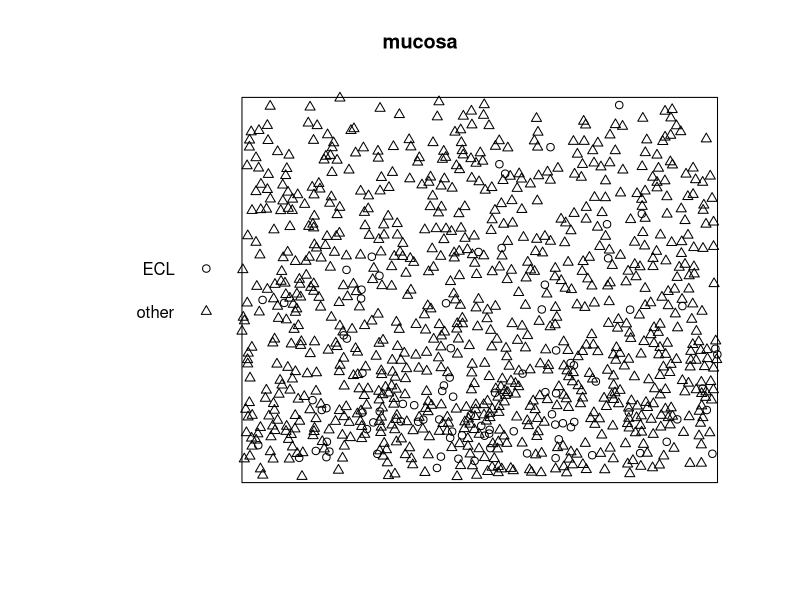
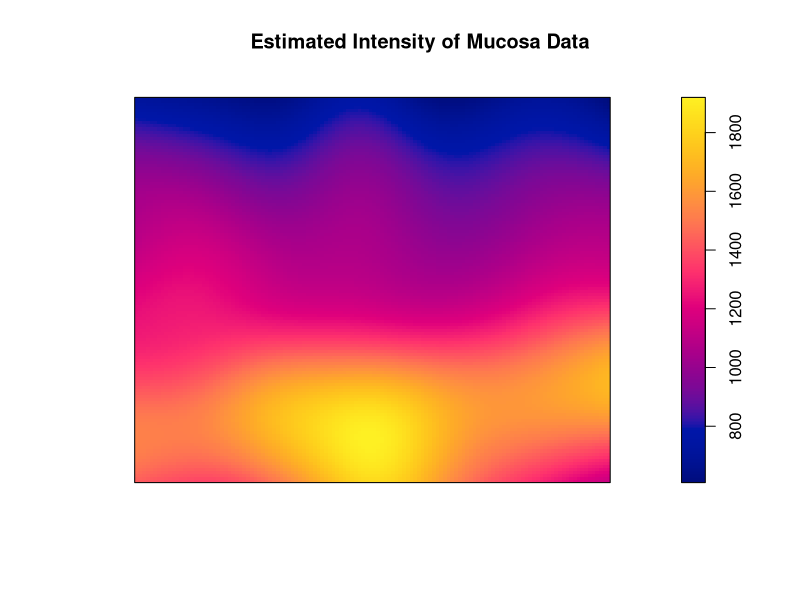
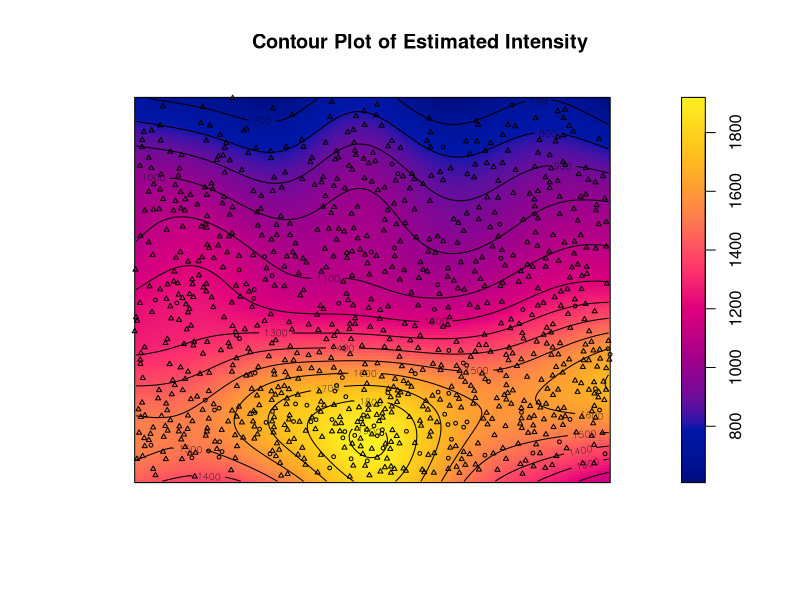
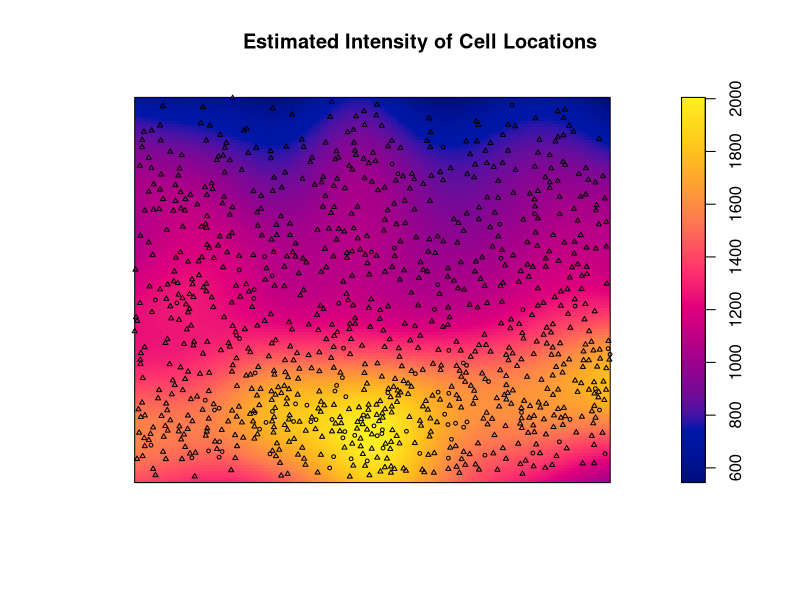
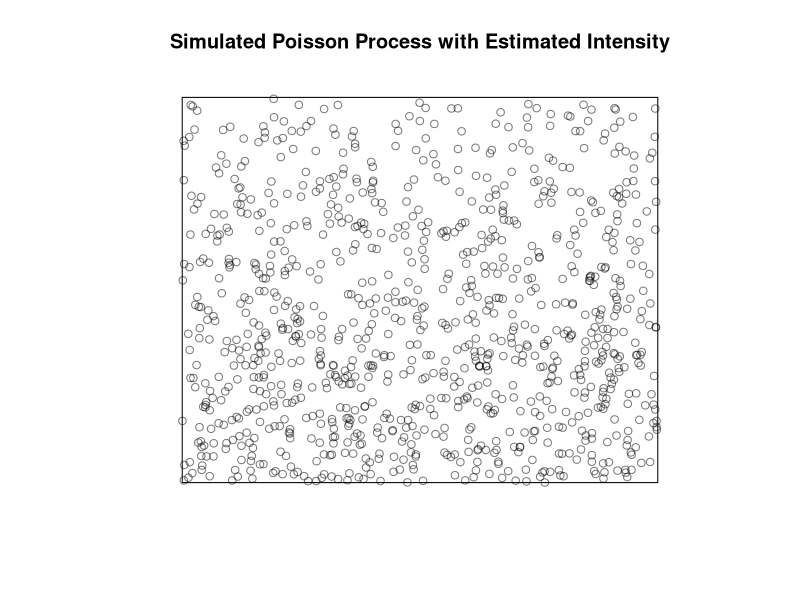
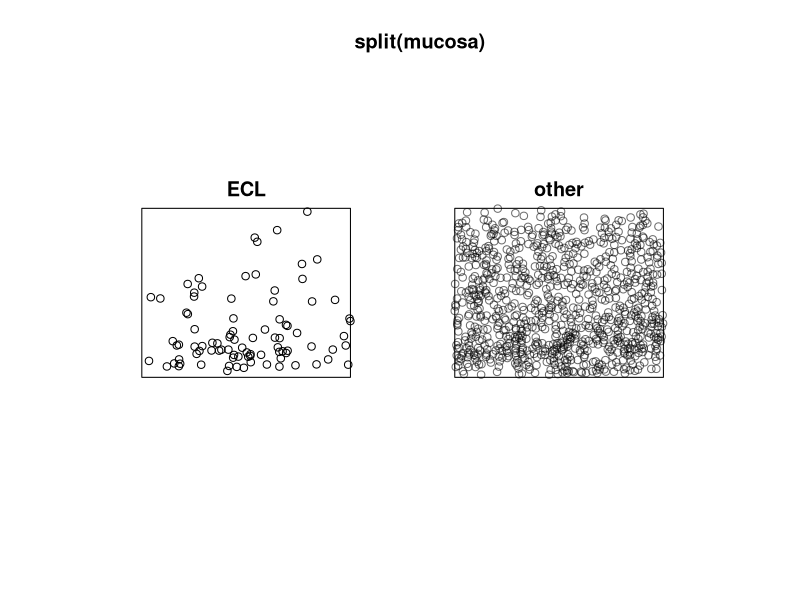
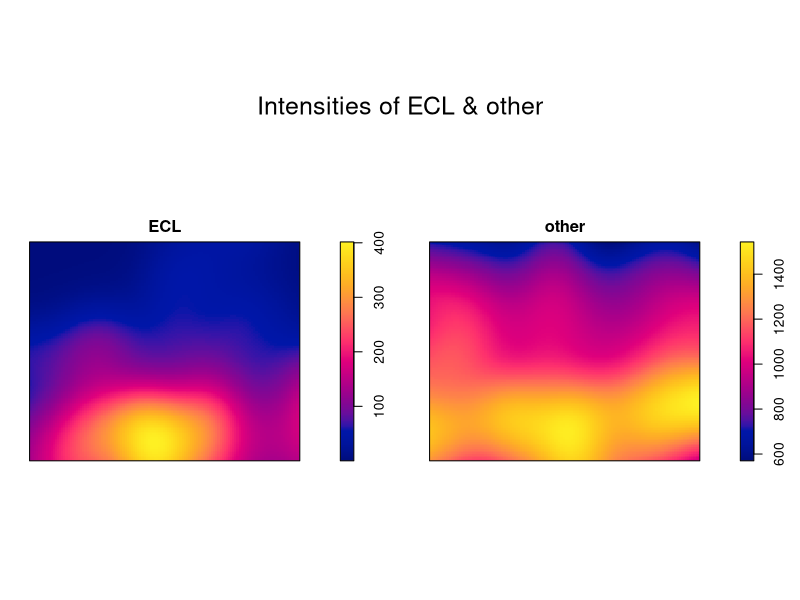
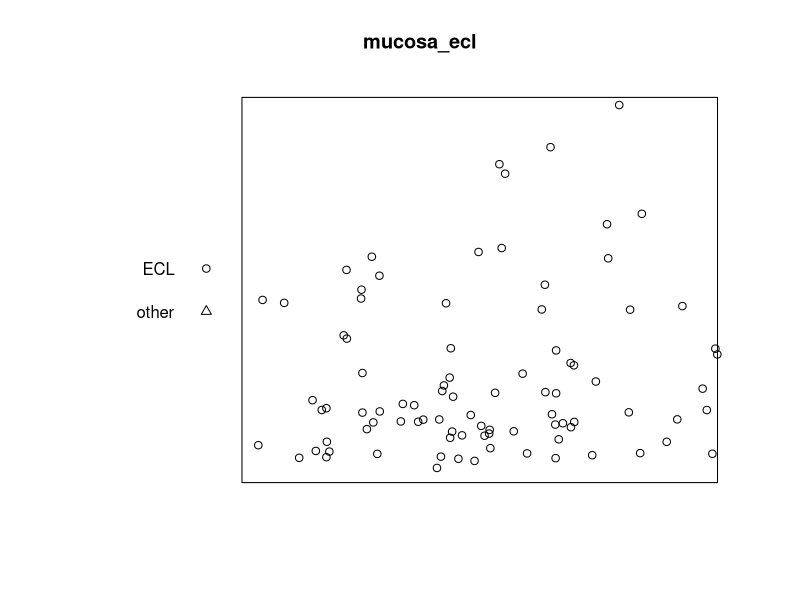

The R script that drew these images, in order:
library(spatstat)
data(mucosa)
plot(mucosa)

# mucosa data analysis#
summary(mucosa)

# Estimate intensity using kernel density estimation
den <- density(mucosa)
# Plot the estimated intensity
plot(den, main="Estimated Intensity of Mucosa Data")

# Plot data points and contour plot
plot(den, main="Contour Plot of Estimated Intensity")
contour(den, add=TRUE)
plot(mucosa, add = TRUE, cex = 0.5)


# Select a suitable bandwidth
bandwidth <- bw.ppl(mucosa)
bandwidth
bandwidth3 <- bw.diggle(mucosa)

# Compute the kernel density estimation
intensity_estimation <- density(mucosa, sigma = bandwidth)
# Plot the estimated intensity
plot(intensity_estimation, main = "Estimated Intensity of Cell Locations")
plot(mucosa, add = TRUE, cex = 0.5)

# Simulated a Poisson process with den
sim_pp <- rpoispp(den)
plot(sim_pp,main="Simulated Poisson Process with Estimated Intensity")

# split data
plot(split(mucosa))
# plot intensities for splited groups
plot(density(split(mucosa)),main = "Intensities of ECL & other")

mucosa_ecl <- subset(mucosa, marks(mucosa) == "ECL")
plot(mucosa_ecl)

# Calculate the cross-type pair correlation for "ECL" & "Other"
p <- pcfcross(mucosa, "ECL", "other")
plot(p, main="Cross-type Pair Correlation Function (ECL vs Other)")


# spatial Kolmogorov–Smirnov test
# remove marks
mucosa2 <- unmark(mucosa)
str(mucosa2)
#mucosa2 <- mucosa[!duplicated(mucosa)]
#str(mucosa2)
# perform Kolmogorov–Smirnov test on x-coordinate
KS_x <- cdf.test(mucosa2, function(x,y) {x})
KS_x
plot(KS_x)

# perform Kolmogorov–Smirnov test on y-coordinate
KS_y <- cdf.test(mucosa2, function(x,y) {y}) 
KS_y
plot(KS_y)
